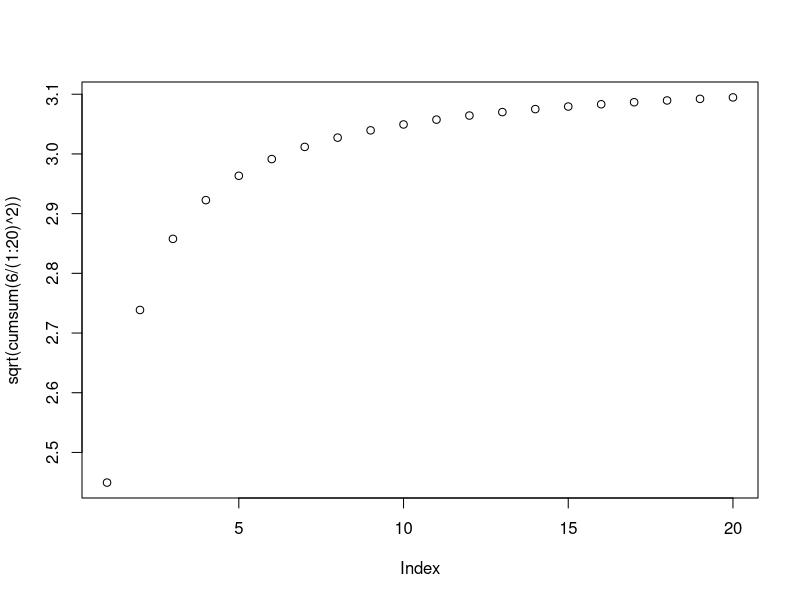
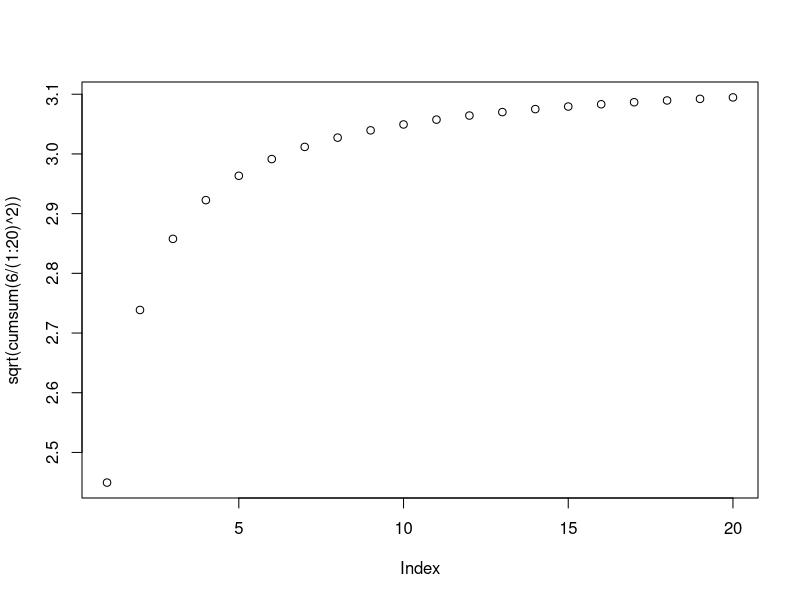

Write R code to recreate these figures, in order.
## ---- chunk 1
sqrt(cumsum(6/(1:20)^2))
## ---- chunk 2
plot(sqrt(cumsum(6/(1:20)^2)))
abline(h=pi)
## ---- chunk 3
plot(sqrt(cumsum(6/(1:20)^2)))
abline(h=pi)
## ---- chunk 4
library(xtable)
dtab <- xtable( table( sample( letters, 300, replace=TRUE ) ) )
print(dtab,type='html')
